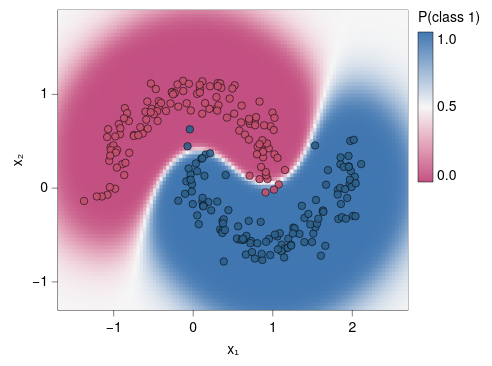

Specify this chart in Vega-Lite:
### Vega-Lite specification from a JSON file in a GitHub repository (floating-point values rounded to 4 significant figures; data arrays with more than 128 entries replaced by an {"elided": "..."} marker saying what was removed)
{"background": null, "config": {"arc": {"fill": "#DBDBDB", "fillOpacity": 1.0, "innerRadius": 37.5, "padAngle": 0.03, "stroke": "black", "strokeOpacity": 1, "strokeWidth": 0.25}, "area": {"fill": "#DBDBDB", "fillOpacity": 1.0, "stroke": "black", "strokeOpacity": 1, "strokeWidth": 0.25}, "axis": {"domain": true, "domainCap": "round", "domainColor": "black", "domainWidth": 0.25, "grid": false, "gridCap": "round", "gridColor": "#F1F1F1", "gridDash": [0, 0], "gridOpacity": 1.0, "gridWidth": 0.25, "labelColor": "black", "labelFont": "Helvetica Neue, HelveticaNeue, Helvetica, Arial, sans-serif", "labelFontSize": 7, "labelFontStyle": "normal", "labelFontWeight": 400, "offset": 0, "ticks": true, "tickCap": "round", "tickColor": "black", "tickRound": false, "tickSize": 3, "tickWidth": 0.25, "titleColor": "black", "titleFont": "Helvetica Neue, HelveticaNeue, Helvetica, Arial, sans-serif", "titleFontSize": 7, "titleFontStyle": "normal", "titleFontWeight": 400}, "axisX": {"domain": true, "labelAlign": "center", "labelAngle": 0, "labels": true, "ticks": true, "translate": 0}, "axisY": {"domain": true, "labelAlign": "right", "labelAngle": 0, "labels": true, "ticks": true, "translate": 0}, "axisRight": {"domain": true, "labelAlign": "left", "labelAngle": 0, "labels": true, "ticks": true, "translate": 0}, "axisTop": {"domain": true, "labelAlign": "center", "labelAngle": 0, "labels": true, "ticks": true, "translate": 0}, "axisBand": {"tickOffset": 0}, "bar": {"fill": "#DBDBDB", "fillOpacity": 1.0, "stroke": "black", "strokeOpacity": 1, "strokeWidth": 0.25}, "boxplot": {"size": 13.5, "ticks": {"cornerRadius": 0.25, "fill": "black", "opacity": 1, "size": 6.75, "thickness": 0.25}, "box": {"fillOpacity": 1.0, "stroke": "black", "strokeOpacity": 1, "strokeWidth": 0.25}, "median": {"cornerRadius": 0, "fill": "black", "fillOpacity": 1.0, "opacity": 1, "size": 13.5, "thickness": 0.25}, "rule": {"fill": "black", "fillOpacity": 1.0, "size": 15.0, "stroke": "black", "strokeDash": [0, 0], "strokeOpacity": 1, "strokeWidth": 0.25}, "outliers": {"color": "black", "fill": "black", "fillOpacity": 1.0, "size": 0, "stroke": "black", "strokeOpacity": 1, "strokeWidth": 0.25}}, "circle": {"fill": "black", "fillOpacity": 1.0, "size": 1.875, "stroke": null, "strokeOpacity": 1, "strokeWidth": 0.25}, "errorband": {"band": {"fillOpacity": 0.6, "stroke": null, "strokeWidth": 0.25, "strokeOpacity": 1}, "borders": {"opacity": 0, "strokeOpacity": 0.25, "strokeWidth": 1}}, "errorbar": {"opacity": 1, "rule": {"strokeDash": [0, 0], "strokeWidth": 0.25}, "ticks": {"color": "black", "cornerRadius": 0.125, "opacity": 1, "size": 9.0, "thickness": 0.25}, "thickness": 0.25}, "font": "Helvetica Neue, HelveticaNeue, Helvetica, Arial, sans-serif", "geoshape": {"fill": "#DBDBDB", "fillOpacity": 1.0, "stroke": "black", "strokeOpacity": 1, "strokeWidth": 0.25}, "header": {"labelColor": "black", "labelFont": "Helvetica Neue, HelveticaNeue, Helvetica, Arial, sans-serif", "labelFontSize": 7, "labelFontStyle": "normal", "labelFontWeight": 400, "titleColor": "black", "titleFont": "Helvetica Neue, HelveticaNeue, Helvetica, Arial, sans-serif", "titleFontSize": 7, "titleFontStyle": "normal", "titleFontWeight": 400, "titlePadding": 0}, "legend": {"disable": false, "offset": 4.5, "titlePadding": 4, "labelOffset": 2, "gradientLabelOffset": 2, "gradientLength": 75.0, "gradientThickness": 7.5, "gradientOpacity": 1.0, "gradientStrokeColor": "black", "gradientStrokeWidth": 0.25, "labelColor": "black", "labelFont": "Helvetica Neue, HelveticaNeue, Helvetica, Arial, sans-serif", "labelFontSize": 7, "labelFontStyle": "normal", "labelFontWeight": 400, "strokeColor": "black", "strokeWidth": 0, "symbolSize": 42, "symbolStrokeColor": "black", "symbolStrokeWidth": 0.25, "titleColor": "black", "titleFont": "Helvetica Neue, HelveticaNeue, Helvetica, Arial, sans-serif", "titleFontSize": 7, "titleFontStyle": "normal", "titleFontWeight": 400}, "line": {"color": "black", "stroke": "black", "strokeCap": "round", "strokeDash": [0, 0], "strokeOpacity": 1, "strokeWidth": 0.375}, "point": {"filled": true, "fill": "#DBDBDB", "fillOpacity": 1.0, "size": 7.5, "stroke": "black", "strokeOpacity": 1, "strokeWidth": 0.25}, "range": {"category": ["#5CA7B1", "#CDDEF3", "#B7B3E4", "#B3DAB5", "#F5E1B3", "#3D727B", "#8AA8D2", "#867DAC", "#80A988", "#CBB17A", "#204148", "#59719A", "#584C77", "#507B5F", "#9D824D"], "diverging": {"scheme": ["#C35082", "#CE6D94", "#D989A7", "#E2A4BA", "#EABFCE", "#F1DBE2", "#F6F6F6", "#D7E0EB", "#B9CBE0", "#9BB6D5", "#7DA1C9", "#5F8CBD", "#4177B1"]}, "heatmap": {"scheme": ["#32022B", "#43044D", "#4C196E", "#4D338C", "#484DA6", "#3A68BB", "#1D83CA", "#1D9CCB", "#23B5C9", "#28CDC5", "#4DE0B4", "#91EE9F"]}, "ordinal": {"scheme": ["#F1F1F1", "#DBDBDB", "#C6C6C6", "#B2B2B2", "#9D9D9D", "#898989", "#767676", "#636363", "#515151", "#404040", "#2F2F2F", "#1F1F1F"]}, "ramp": {"scheme": ["#32022B", "#43044D", "#4C196E", "#4D338C", "#484DA6", "#3A68BB", "#1D83CA", "#1D9CCB", "#23B5C9", "#28CDC5", "#4DE0B4", "#91EE9F"]}}, "rule": {"color": "black", "stroke": "black", "strokeCap": "round", "strokeDash": [2, 2], "strokeOpacity": 1, "strokeWidth": 0.25}, "scale": {"bandPaddingInner": 0.1, "bandPaddingOuter": 0.1, "round": false}, "rect": {"fill": "#DBDBDB", "fillOpacity": 1.0, "stroke": "black", "strokeOpacity": 1, "strokeWidth": 0.25}, "square": {"fill": "#DBDBDB", "fillOpacity": 1.0, "size": 15.0, "stroke": "black", "strokeOpacity": 1, "strokeWidth": 0.25}, "text": {"color": "black", "font": "Helvetica Neue, HelveticaNeue, Helvetica, Arial, sans-serif", "fontSize": 7, "fontStyle": "normal", "fontWeight": 400}, "tick": {"color": "black", "cornerRadius": 0.125, "opacity": 1.0, "size": 13.5, "thickness": 0.25}, "title": {"anchor": "middle", "frame": "group", "color": "black", "font": "Helvetica Neue, HelveticaNeue, Helvetica, Arial, sans-serif", "fontSize": 7, "fontStyle": "normal", "fontWeight": 400, "subtitleColor": "black", "subtitleFont": "Helvetica Neue, HelveticaNeue, Helvetica, Arial, sans-serif", "subtitleFontSize": "Helvetica Neue, HelveticaNeue, Helvetica, Arial, sans-serif", "subtitleFontStyle": "normal", "subtitleFontWeight": 400}, "trail": {"color": "black", "opacity": 1, "size": 0.375}, "view": {"continuousWidth": 175, "continuousHeight": 150, "discreteWidth": 175, "discreteHeight": 150, "fill": null, "stroke": "black", "strokeWidth": 0.25}}, "layer": [{"data": {"name": "data-a8b8d0997e4843145741a87417fa5c85"}, "mark": {"type": "rect", "clip": true, "stroke": null}, "encoding": {"color": {"field": "p", "scale": {"domainMid": 0.5}, "title": "P(class 1)", "type": "quantitative"}, "x": {"field": "x0", "scale": {"domain": [-1.7, 2.7], "nice": false}, "title": "x₁", "type": "quantitative"}, "x2": {"field": "x1"}, "y": {"field": "y0", "scale": {"domain": [-1.3, 1.9], "nice": false}, "title": "x₂", "type": "quantitative"}, "y2": {"field": "y1"}}}, {"data": {"name": "data-5986bbc1ae9793c3c74c3ebbb64d95b1"}, "mark": {"type": "circle", "opacity": 0.9, "size": 14, "stroke": "black", "strokeWidth": 0.3}, "encoding": {"color": {"field": "class", "legend": null, "scale": {"range": ["#C2506E", "#2C5F8A"]}, "type": "nominal"}, "x": {"field": "x", "type": "quantitative"}, "y": {"field": "y", "type": "quantitative"}}}], "$schema": "https://vega.github.io/schema/vega-lite/v6.4.1.json", "datasets": {"data-a8b8d0997e4843145741a87417fa5c85": {"elided": "8640 records"}, "data-5986bbc1ae9793c3c74c3ebbb64d95b1": {"elided": "240 records"}}}
